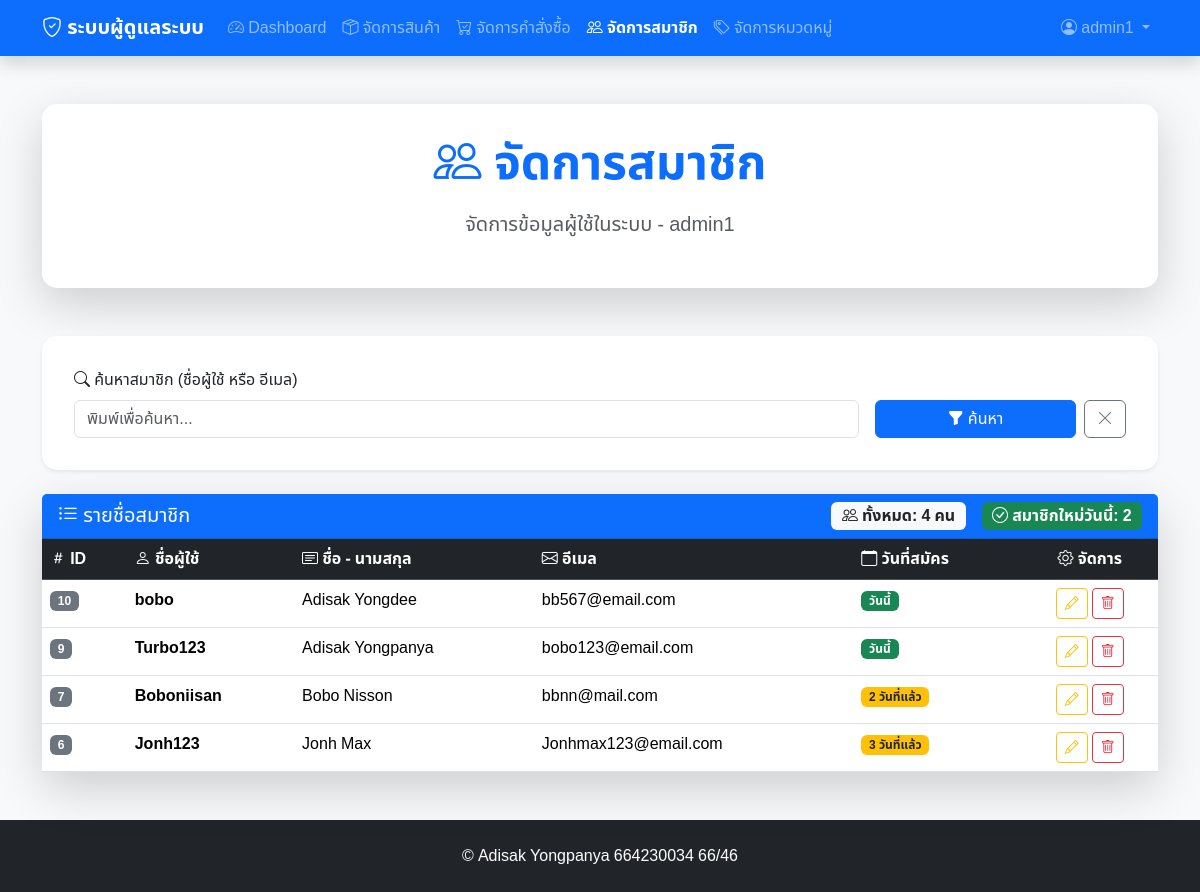
The page /admin/users.php (signed in) on the database its author committed.
### tables this page shows
CREATE TABLE `users` (
  `user_id` int(11) NOT NULL,
  `username` varchar(50) NOT NULL,
  `password` varchar(255) NOT NULL,
  `email` varchar(100) NOT NULL,
  `full_name` varchar(100) DEFAULT NULL,
  `role` enum('admin','member') DEFAULT 'member',
  `created_at` timestamp NOT NULL DEFAULT current_timestamp()
);

### admin/users.php (the view, shortened to what this page needs)
<?php
require_once '../config.php';
$search_term = trim($_GET['search'] ?? '');
$page = isset($_GET['page']) && is_numeric($_GET['page']) ? (int)$_GET['page'] : 1;
$limit = 10;
$offset = ($page - 1) * $limit;
$base_sql = "FROM users WHERE role = 'member'";
$conditions_sql = "";
$params = [];
$count_sql = "SELECT COUNT(*) " . $base_sql . $conditions_sql;
$count_stmt = $conn->prepare($count_sql);
$count_stmt->execute($params);
$total_users = $count_stmt->fetchColumn();
$sql = "SELECT * " . $base_sql . $conditions_sql . " ORDER BY created_at DESC LIMIT ? OFFSET ?";
$stmt = $conn->prepare($sql);
$param_index = 1;
$stmt->bindValue($param_index++, $limit, PDO::PARAM_INT);
$stmt->bindValue($param_index++, $offset, PDO::PARAM_INT);
$stmt->execute();
$users = $stmt->fetchAll(PDO::FETCH_ASSOC);
?>
<!DOCTYPE html>
<html lang="th">
<head>
    <link href="https://cdn.jsdelivr.net/npm/bootstrap@5.3.7/dist/css/bootstrap.min.css" rel="stylesheet">
    <link href="https://cdn.jsdelivr.net/npm/bootstrap-icons@1.10.0/font/bootstrap-icons.css" rel="stylesheet">
    <link rel="stylesheet" href="admin_main.css">
</head>
<body>
    <?php require_once 'navbar_admin.php'; ?>
    <div class="container mt-5">
        <div class="row mb-5">
            <div class="col-12">
                <div class="card admin-card shadow-lg">
                    <div class="card-body text-center">
                        <h1 class="display-5 text-primary mb-3 fw-bold">
                            <i class="bi bi-people"></i> จัดการสมาชิก
                        </h1>
                        <p class="lead text-muted">
                            จัดการข้อมูลผู้ใช้ในระบบ - <strong><?= htmlspecialchars($_SESSION['username']) ?></strong>
                        </p>
                    </div>
                </div>
            </div>
        </div>
        <div class="row mb-4">
            <div class="col-12">
                <div class="card admin-card shadow-sm">
                    <div class="card-body">
                        <form method="get" class="row g-3 align-items-end">
                            <div class="col-md-9">
                                <label for="search" class="form-label"><i class="bi bi-search"></i> ค้นหาสมาชิก (ชื่อผู้ใช้ หรือ อีเมล)</label>
                                <input type="text" name="search" id="search" class="form-control" placeholder="พิมพ์เพื่อค้นหา..." value="<?= htmlspecialchars($search_term) ?>">
                            </div>
                            <div class="col-md-3 d-flex gap-2">
                                <button type="submit" class="btn btn-primary w-100"><i class="bi bi-funnel-fill"></i> ค้นหา</button>
                                <a href="users.php" class="btn btn-outline-secondary" title="รีเซ็ต"><i class="bi bi-x-lg"></i></a>
                            </div>
                        </form>
                    </div>
                </div>
            </div>
        </div>
        <div class="row">
            <div class="col-12">
                <?php if (empty($users)): ?>
                    <div class="card admin-card shadow-lg">
                        <div class="card-body text-center py-5">
                            <div class="admin-icon text-muted">
                                <i class="bi bi-person-x"></i>
                            </div>
                            <h3 class="text-muted">ยังไม่มีสมาชิกในระบบ</h3>
                            <p class="text-muted">เมื่อมีผู้ใช้สมัครสมาชิก รายชื่อจะแสดงที่นี่</p>
                        </div>
                    </div>
                <?php else: ?>
                    <div class="card admin-card shadow-lg">
                        <div class="card-header bg-primary text-white">
                            <div class="d-flex justify-content-between align-items-center">
                                <h5 class="mb-0">
                                    <i class="bi bi-list-ul"></i> รายชื่อสมาชิก
                                </h5>
                                <div class="d-flex gap-3">
                                    <div class="badge bg-light text-dark fs-6">
                                        <i class="bi bi-people"></i> ทั้งหมด: <?= $total_users ?> คน
                                    </div>
                                    <div class="badge bg-success fs-6">
                                        <i class="bi bi-check-circle"></i> สมาชิกใหม่วันนี้:
                                        <?php
                                        $today = date('Y-m-d');
                                        $newToday = array_filter($users, function($user) use ($today) {
                                            return date('Y-m-d', strtotime($user['created_at'])) === $today;
                                        });
                                        echo count($newToday);
                                        ?>
                                    </div>
                                </div>
                            </div>
                        </div>
                        <div class="card-body p-0">
                            <div class="table-responsive">
                                <table class="table table-hover mb-0">
                                    <thead class="table-dark">
                                        <tr>
                                            <th scope="col">
                                                <i class="bi bi-hash"></i> ID
                                            </th>
                                            <th scope="col">
                                                <i class="bi bi-person"></i> ชื่อผู้ใช้
                                            </th>
                                            <th scope="col">
                                                <i class="bi bi-card-text"></i> ชื่อ - นามสกุล
                                            </th>
                                            <th scope="col">
                                                <i class="bi bi-envelope"></i> อีเมล
                                            </th>
                                            <th scope="col">
                                                <i class="bi bi-calendar"></i> วันที่สมัคร
                                            </th>
                                            <th scope="col" class="text-center">
                                                <i class="bi bi-gear"></i> จัดการ
                                            </th>
                                        </tr>
                                    </thead>
                                    <tbody>
                                        <?php foreach ($users as $user): ?>
                                            <tr>
                                                <td>
                                                    <span class="badge bg-secondary"><?= $user['user_id'] ?></span>
                                                </td>
                                                <td>
                                                    <strong><?= htmlspecialchars($user['username']) ?></strong>
                                                </td>
                                                <td>
                                                    <?php if ($user['full_name']): ?>
                                                        <?= htmlspecialchars($user['full_name']) ?>
                                                    <?php else: ?>
                                                        <span class="text-muted fst-italic">ไม่ระบุ</span>
                                                    <?php endif; ?>
                                                </td>
                                                <td>
                                                    <?= htmlspecialchars($user['email']) ?>
                                                </td>
                                                <td>
                                                    <?php
                                                    $createdAt = new DateTime($user['created_at']);
                                                    $now = new DateTime();
                                                    $diff = $now->diff($createdAt);
                                                    if ($diff->days == 0) {
                                                        echo '<span class="badge bg-success">วันนี้</span>';
                                                    } elseif ($diff->days <= 7) {
                                                        echo '<span class="badge bg-warning text-dark">' . $diff->days . ' วันที่แล้ว</span>';
                                                    } else {
                                                        echo '<small class="text-muted">' . date('d/m/Y', strtotime($user['created_at'])) . '</small>';
                                                    }
                                                    ?>
                                                </td>
                                                <td class="text-center">
                                                    <div class="d-inline-flex gap-1" role="group">
                                                        <a href="edit_user.php?id=<?= $user['user_id'] ?>"
                                                            class="btn btn-sm btn-outline-warning"
                                                            title="แก้ไขข้อมูล">
                                                            <i class="bi bi-pencil"></i>
                                                        </a>
                                                        <button type="button" class="delete-button btn btn-sm btn-outline-danger"
                                                                data-user-id="<?= $user['user_id'] ?>" title="ลบสมาชิก">
                                                            <i class="bi bi-trash"></i>
                                                        </button>
                                                    </div>
                                                </td>
                                            </tr>
                                        <?php endforeach; ?>
                                    </tbody>
                                </table>
                            </div>
                        </div>
                    </div>
                <?php endif; ?>
            </div>
        </div>
    </div>
    <?php require_once 'footer_admin.php'; ?>
</body>
</html>

### admin/admin_main.css (style rules this page uses)
body { background-color: #f8f9fa; min-height: 100vh; font-family: "Noto Sans Thai", sans-serif; }
.card { transition: transform 0.3s, box-shadow 0.3s; }
.admin-card { border: none; border-radius: 15px; }
.admin-card .card-body { padding: 2rem; }

### rows shown on the page
users: user_id "10", username "bobo", full_name "Adisak Yongdee", email "bb567@email.com", shows "วันนี้"
users: user_id "9", username "Turbo123", full_name "Adisak Yongpanya", email "bobo123@email.com", shows "วันนี้"
users: user_id "7", username "Boboniisan", full_name "Bobo Nisson", email "bbnn@mail.com", created_at "2"
users: user_id "6", username "Jonh123", full_name "Jonh Max", email "Jonhmax123@email.com", created_at "3"

### other values the page prints
$_SESSION['username'] "admin1"
$total_users "4"
count($newToday) "2"
